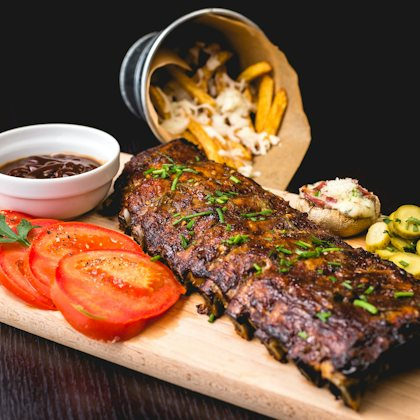
#> input picture _candidates/01.jpg, 420 x 420 px, found by its file name; its folder holds only this picture in this run
$ python sheet.py
#> lines starting #> are read from the running program, lines starting #| are printed output that depends on the picture
from PIL import Image, ImageDraw, ImageFont
import os, math
files = sorted(f for f in os.listdir('_candidates') if f.endswith('.jpg'))
font = ImageFont.truetype(r'C:\Windows\Fonts\arialbd.ttf', 34)
cols, rows, cell = 4, 3, 320
per = cols*rows
for s in range(math.ceil(len(files)/per)):
    batch = files[s*per:(s+1)*per]
    sheet = Image.new('RGB', (cols*cell, rows*cell), '#111')
#> sheet: PIL image 1280x960 RGB; every value is 17
    d = ImageDraw.Draw(sheet)
    for k, fn in enumerate(batch):
        im = Image.open('_candidates/'+fn).convert('RGB')
#> im is the input picture: PIL image 420x420 RGB; mean R, G, B 123.3, 89.2, 64.2
        im.thumbnail((cell, cell))
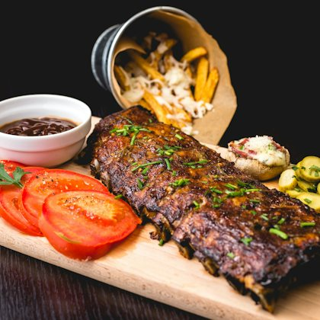
#> im: PIL image 320x320 RGB; mean R, G, B 123.3, 89.2, 64.2
        x = (k%cols)*cell; y=(k//cols)*cell
        sheet.paste(im, (x + (cell-im.width)//2, y + (cell-im.height)//2))
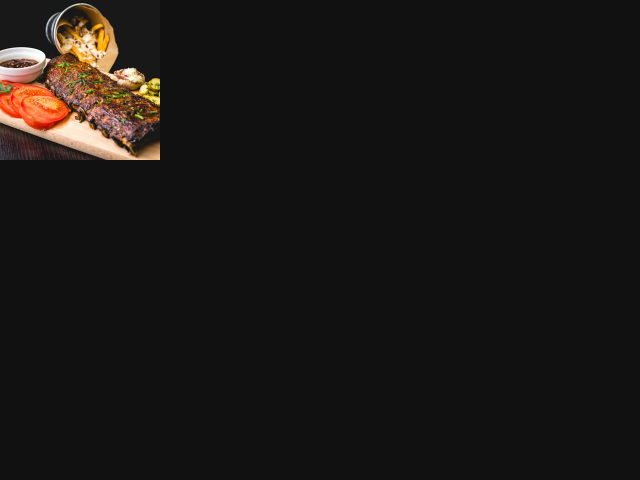
#> sheet: PIL image 1280x960 RGB (shown at 1/2 size); mean R, G, B 25.9, 23, 20.9
        label = fn[:2]
        d.rectangle([x+6,y+6,x+58,y+48], fill='#000')
        d.text((x+12,y+8), label, font=font, fill='#fff')
    sheet.save(f'_candidates/sheet{s+1}.jpg', quality=82)
    print('sheet', s+1, len(batch))

$ run again, on _candidates/05.jpg
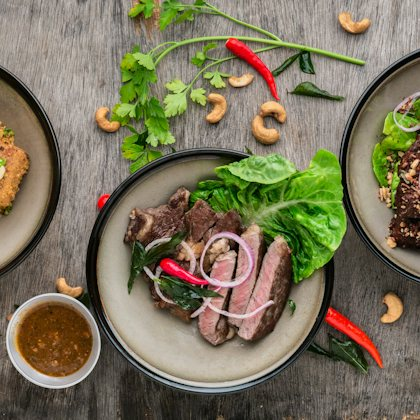
#> input picture _candidates/05.jpg, 420 x 420 px, found by its file name
#> im is the input picture: PIL image 420x420 RGB; mean R, G, B 122.9, 115.4, 90.9
#> `im.thumbnail((cell, cell))`:
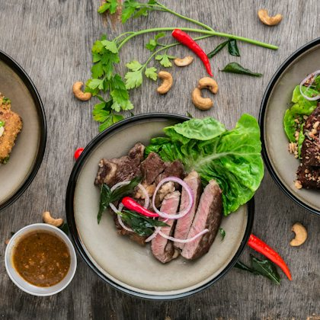
#> im: PIL image 320x320 RGB; mean R, G, B 122.9, 115.5, 90.9
#> `sheet.save(f'_candidates/sheet{s+1}.jpg', quality=82)`:
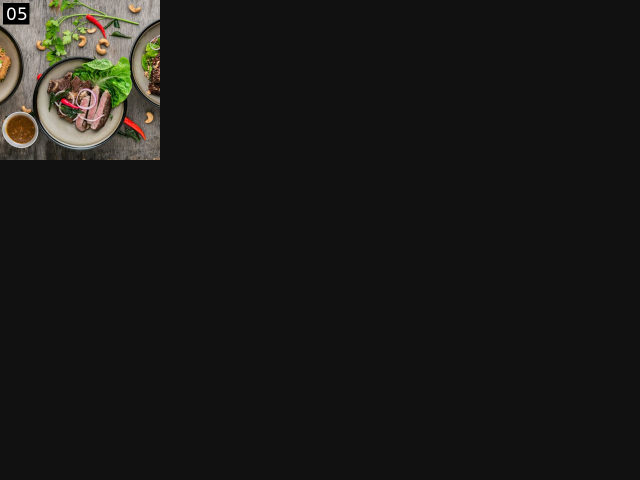
#> saved as sheet1.jpg: PIL image 1280x960 RGB (shown at 1/2 size); mean R, G, B 25.6, 25, 23

$ run again, on _candidates/06.jpg
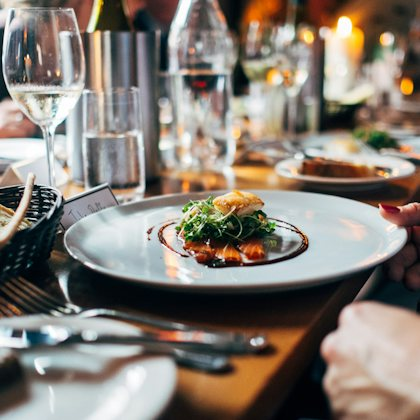
#> input picture _candidates/06.jpg, 420 x 420 px, found by its file name
#> im is the input picture: PIL image 420x420 RGB; mean R, G, B 133.4, 124.5, 115
#> im: PIL image 320x320 RGB
#> `sheet.paste(im, (x + (cell-im.width)//2, y + (cell-im.height)//2))`:
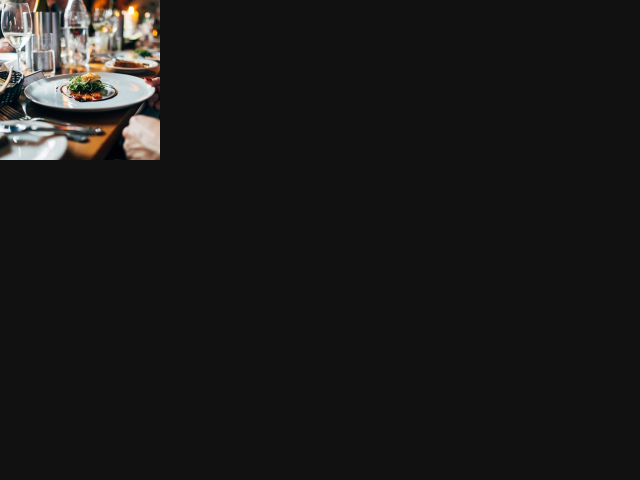
#> sheet: PIL image 1280x960 RGB (shown at 1/2 size); mean R, G, B 26.7, 26, 25.2
#> `sheet.save(f'_candidates/sheet{s+1}.jpg', quality=82)`:
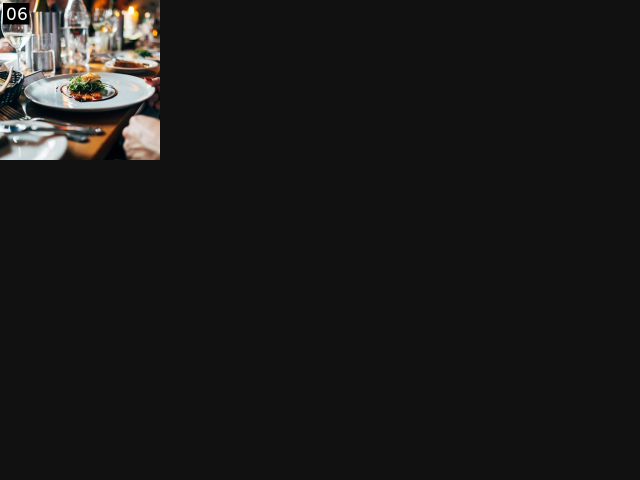
#> saved as sheet1.jpg: PIL image 1280x960 RGB (shown at 1/2 size); mean R, G, B 26.5, 25.8, 25

$ run again, on _candidates/07.jpg
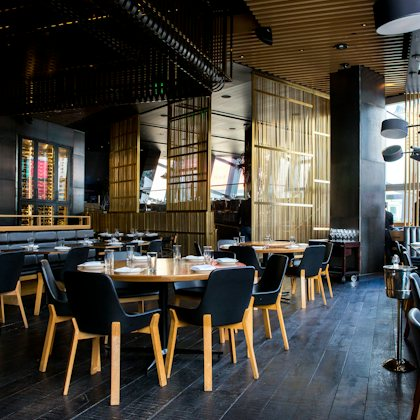
#> input picture _candidates/07.jpg, 420 x 420 px, found by its file name
#> im is the input picture: PIL image 420x420 RGB; mean R, G, B 73, 69.6, 62.2
#> `im.thumbnail((cell, cell))`:
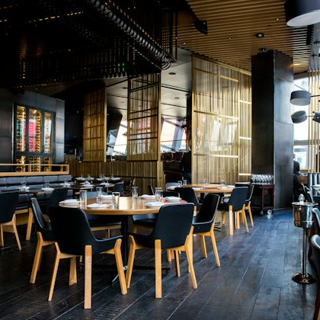
#> im: PIL image 320x320 RGB; mean R, G, B 73, 69.6, 62.3
#> `sheet.paste(im, (x + (cell-im.width)//2, y + (cell-im.height)//2))`:
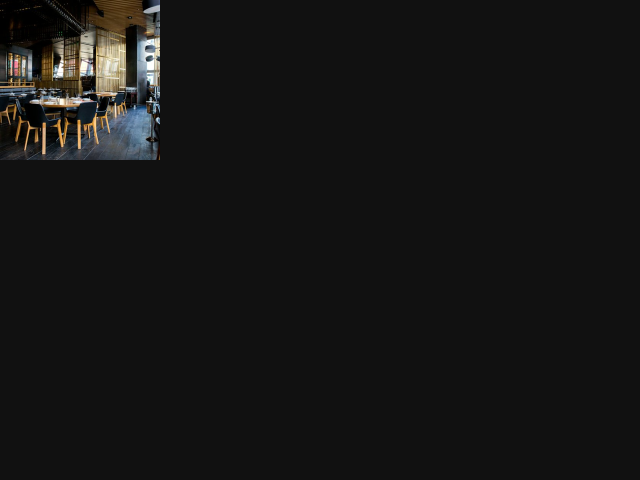
#> sheet: PIL image 1280x960 RGB (shown at 1/2 size); mean R, G, B 21.7, 21.4, 20.8

$ run again, on _candidates/02.jpg
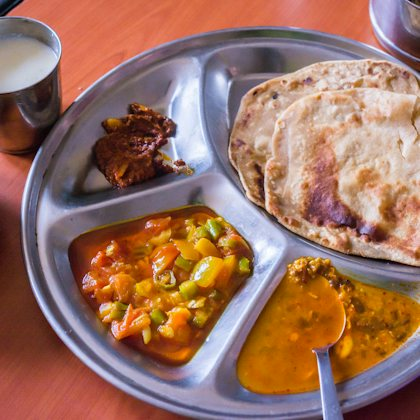
#> input picture _candidates/02.jpg, 420 x 420 px, found by its file name
#> im is the input picture: PIL image 420x420 RGB; mean R, G, B 154.1, 112.3, 96.2
#> im: PIL image 320x320 RGB
#> `sheet.paste(im, (x + (cell-im.width)//2, y + (cell-im.height)//2))`:
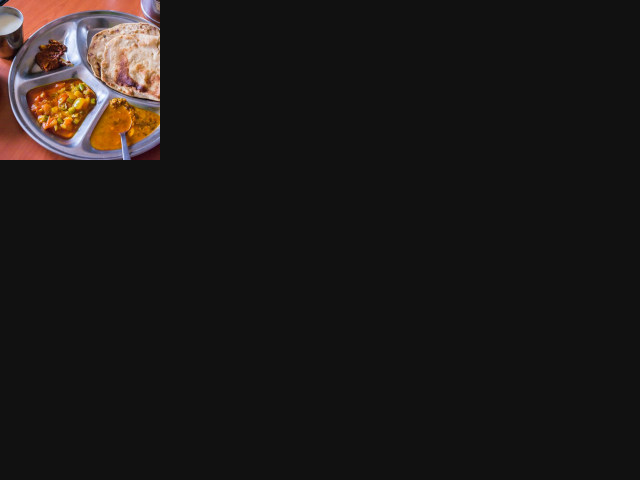
#> sheet: PIL image 1280x960 RGB (shown at 1/2 size); mean R, G, B 28.4, 24.9, 23.6
#> `sheet.save(f'_candidates/sheet{s+1}.jpg', quality=82)`:
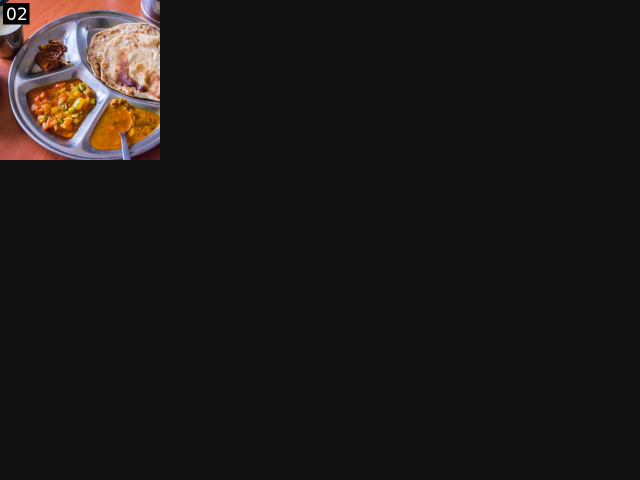
#> saved as sheet1.jpg: PIL image 1280x960 RGB (shown at 1/2 size); mean R, G, B 28.2, 24.8, 23.5
